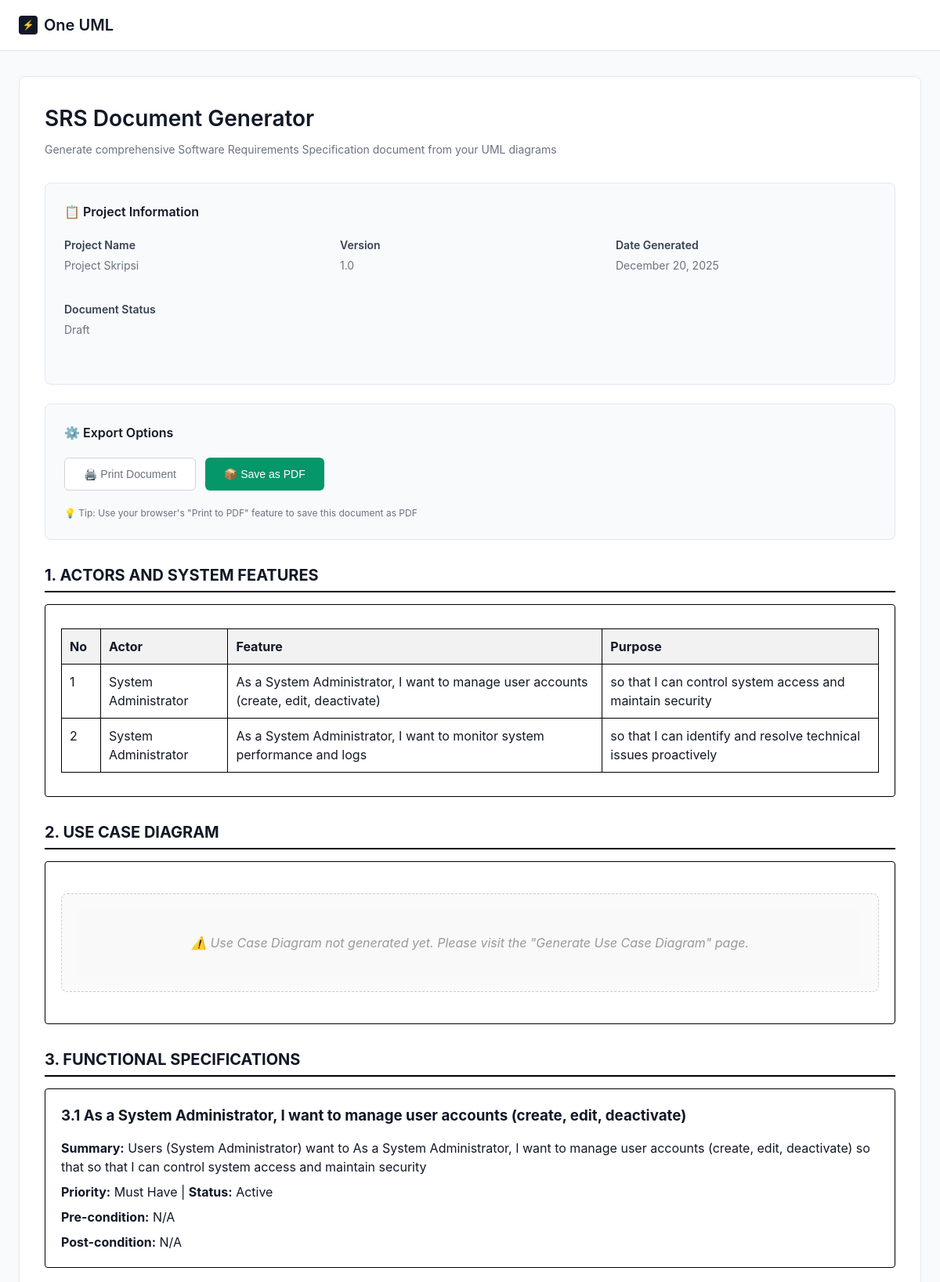
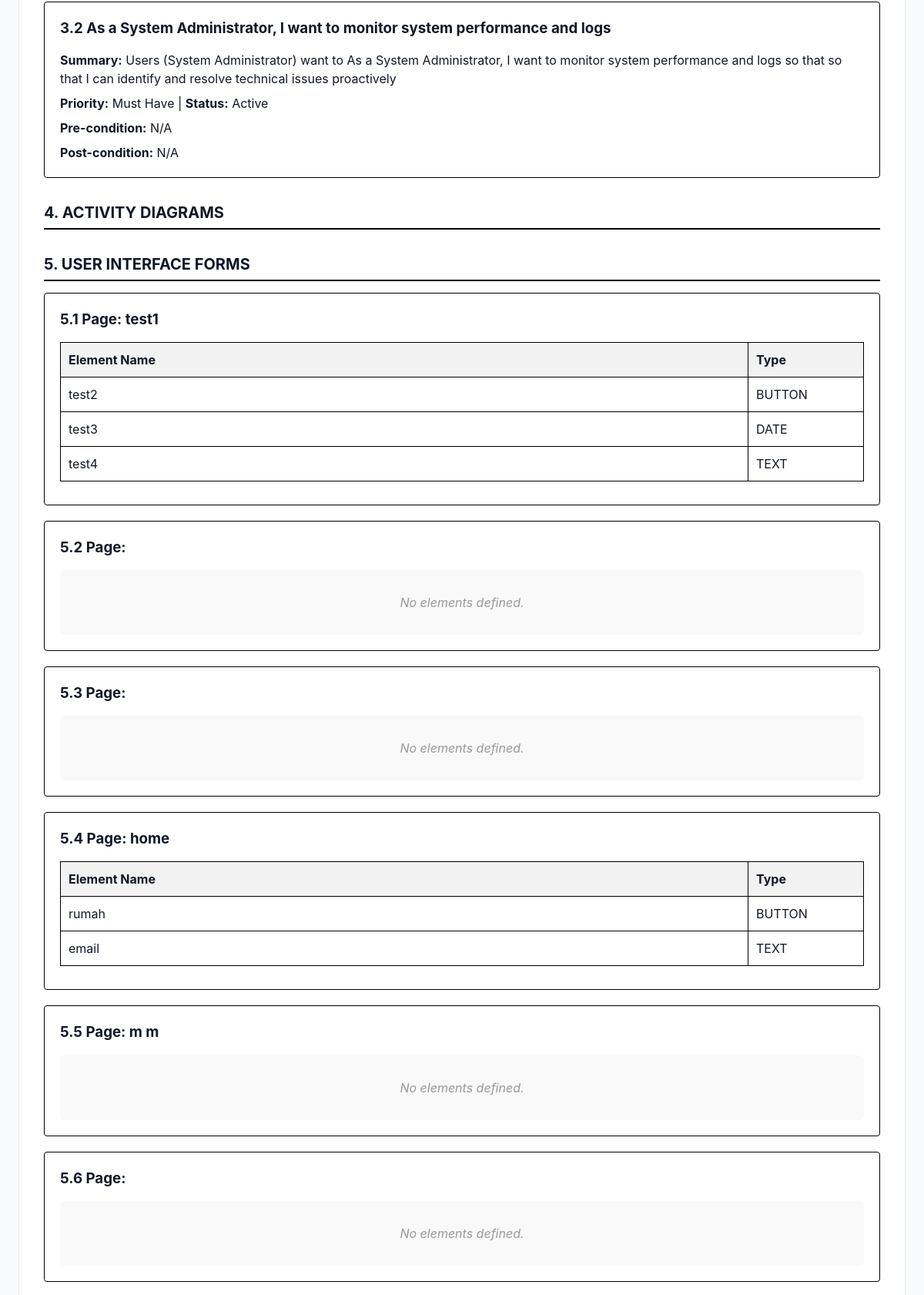
Page /generate-srs/ (upper part) on the committed database (2 pictures, top to bottom).
### main/models.py (models this page shows, shortened)
class Project(models.Model):
    id_project = models.CharField(max_length=5, primary_key=True)
    nama_project = models.CharField(max_length=100)
    deskripsi = models.CharField(max_length=100, blank=True)
    tanggal_project_dibuat = models.DateTimeField(default=timezone.now)
    tanggal_akses_terakhir = models.DateTimeField(default=timezone.now)
    pengguna = models.ForeignKey(Pengguna, on_delete=models.CASCADE, related_name='projects')

class UserStory(models.Model):
    id_userstory = models.AutoField(primary_key=True)
    gui = models.ForeignKey(GUI, on_delete=models.CASCADE, null=True, blank=True)
    input_sebagai = models.CharField(max_length=100)
    input_fitur = models.CharField(max_length=100)
    input_tujuan = models.CharField(max_length=255, null=True, blank=True)

class UseCaseSpecification(models.Model):
    id = models.AutoField(primary_key=True)
    gui = models.ForeignKey(GUI, on_delete=models.CASCADE, null=True, blank=True)
    feature_name = models.CharField(max_length=255, default="Feature")
    summary_description = models.TextField(null=True, blank=True)
    PRIORITY_CHOICES = [
        ('Must Have', 'Must Have'),
        ('Should Have', 'Should Have'),
        ('Could Have', 'Could Have'),
        ("Won't Have", "Won't Have"),
    ]
    priority = models.CharField(max_length=50, choices=PRIORITY_CHOICES, default='Must Have')
    STATUS_CHOICES = [
        ('Active', 'Active'),
        ('Inactive', 'Inactive')
    ]
    status = models.CharField(max_length=50, choices=STATUS_CHOICES, default='Active')
    input_precondition = models.TextField(null=True, blank=True)
    input_postcondition = models.TextField(null=True, blank=True)

class Page(models.Model):
    gui = models.ForeignKey(GUI, on_delete=models.CASCADE, related_name='pages')
    name = models.CharField(max_length=255)
    order = models.PositiveIntegerField()
    class Meta:
        unique_together = ('gui', 'order')
        ordering = ['order']

class Element(models.Model):
    INPUT_TYPES = [
        ("button", "Button"),
        ("text", "Text"),
        ("number", "Number"),
        ("date", "Date"),
        ("checkbox", "Checkbox"),
        ("radio", "Radio"),
        ("textarea", "Textarea"),
    ]
    page = models.ForeignKey(Page, on_delete=models.CASCADE, related_name='elements')
    name = models.CharField(max_length=255)
    input_type = models.CharField(max_length=20, choices=INPUT_TYPES)
    order = models.PositiveIntegerField()
    element_type = models.CharField(max_length=50, default="text")  # baru, bisa diisi default
    class Meta:
        db_table = 'main_inputelement'  # pastiin nyambung sama tabel SQLite lama
        unique_together = ('page', 'order')

### main/views.py (the view)
# urls.py: path('generate-srs/', views.generate_srs, name='generate_srs'),
def generate_srs(request):
    project = Project.objects.last()
    if not project:
        return HttpResponse("Data Project belum ada di database.")
    stories_qs = UserStory.objects.all().prefetch_related('scenarios')
    actors_unique = stories_qs.values_list('input_sebagai', flat=True).distinct()
    uc_obj = Usecase.objects.all().last()
    uc_url = uc_obj.hasil_usecase.url if uc_obj and uc_obj.hasil_usecase else None
    specs_qs = UseCaseSpecification.objects.all().prefetch_related('basic_paths', 'activity_diagram')
    gui_pages = Page.objects.all().prefetch_related('elements')
    sequences_qs = Sequence.objects.all()
    cd_obj = ClassDiagram.objects.all().last()
    tables_qs = ImportedTable.objects.all().prefetch_related('columns')
    context = {
        'project': project,
        'actors': actors_unique,
        'stories': stories_qs,
        'uc_url': uc_url,
        'specs': specs_qs,
        'gui_pages': gui_pages,
        'sequences': sequences_qs,
        'class_url': cd_obj.hasil_classdiagram.url if cd_obj else "",
        'tables': tables_qs,
        'today': timezone.now(),
    }
    return render(request, 'main/generate_srs.html', context)

### main/templates/main/generate_srs.html (shortened to what this page needs)
<!DOCTYPE html>
<html lang="en">
<head>
</head>
<body>
    <header>
        <div class="header-content">
            <div class="logo">
                <div class="logo-icon">
                    <span style="color: white; font-size: 12px; font-weight: bold;">⚡</span>
                </div>
                <span class="logo-text">One UML</span>
            </div>
        </div>
    </header>
    <main>
        <div class="card">
            <div style="margin-bottom: 32px;">
                <h1 style="font-size: 28px; font-weight: 600; color: #111827; margin-bottom: 8px;">SRS Document Generator</h1>
                <p style="color: #6b7280; font-size: 14px;">Generate comprehensive Software Requirements Specification document from your UML diagrams</p>
            </div>
            <div class="controls-section no-print">
                <div class="controls-title">📋 Project Information</div>
                <div class="project-info">
                    <div class="info-group">
                        <div class="info-label">Project Name</div>
                        <div class="info-value">{{ project.nama_project|default:"[Not Set]" }}</div>
                    </div>
                    <div class="info-group">
                        <div class="info-label">Version</div>
                        <div class="info-value">1.0</div>
                    </div>
                    <div class="info-group">
                        <div class="info-label">Date Generated</div>
                        <div class="info-value">{{ today|date:"F d, Y" }}</div>
                    </div>
                    <div class="info-group">
                        <div class="info-label">Document Status</div>
                        <div class="info-value">Draft</div>
                    </div>
                </div>
            </div>
            <div class="controls-section no-print">
                <div class="controls-title">⚙️ Export Options</div>
                <div class="button-group">
                    <button class="btn btn-outline" onclick="window.print()">🖨️ Print Document</button>
                    <button class="btn btn-success" onclick="window.print()">📦 Save as PDF</button>
                </div>
                <p style="color: #6b7280; font-size: 12px; margin-top: 10px;">
                    💡 Tip: Use your browser's "Print to PDF" feature to save this document as PDF
                </p>
            </div>
            <div class="section-title">1. Actors and System Features</div>
            <div class="artifact-box">
                {% if stories %}
                <table class="table">
                    <thead>
                        <tr>
                            <th style="width: 50px;">No</th>
                            <th>Actor</th>
                            <th>Feature</th>
                            <th>Purpose</th>
                        </tr>
                    </thead>
                    <tbody>
                        {% for s in stories %}
                        <tr>
                            <td>{{ forloop.counter }}</td>
                            <td>{{ s.input_sebagai }}</td>
                            <td>{{ s.input_fitur }}</td>
                            <td>{{ s.input_tujuan|default:"-" }}</td>
                        </tr>
                        {% endfor %}
                    </tbody>
                </table>
                {% else %}
                <div class="empty">⚠️ No user stories found. Please complete the "Define Actors & Features" step.</div>
                {% endif %}
            </div>
            <div class="section-title">2. Use Case Diagram</div>
            <div class="artifact-box">
                <div class="diagram">
                    {% if uc_url %}
                    <img src="{{ uc_url }}" alt="Use Case Diagram" onerror="this.style.display='none'; this.nextElementSibling.style.display='block';">
                    <div class="empty" style="display:none;">❌ Failed to load diagram</div>
                    {% else %}
                    <div class="empty">⚠️ Use Case Diagram not generated yet. Please visit the "Generate Use Case Diagram" page.</div>
                    {% endif %}
                </div>
            </div>
            <div class="section-title">3. Functional Specifications</div>
            {% if specs %}
                {% for spec in specs %}
                <div class="artifact-box">
                    <h3 style="margin-bottom: 15px;">3.{{ forloop.counter }} {{ spec.feature_name }}</h3>
                    <p style="margin-bottom: 8px;"><strong>Summary:</strong> {{ spec.summary_description|default:"N/A" }}</p>
                    <p style="margin-bottom: 8px;"><strong>Priority:</strong> {{ spec.priority }} | <strong>Status:</strong> {{ spec.status }}</p>
                    <p style="margin-bottom: 8px;"><strong>Pre-condition:</strong> {{ spec.input_precondition|default:"N/A" }}</p>
                    <p style="margin-top: 8px;"><strong>Post-condition:</strong> {{ spec.input_postcondition|default:"N/A" }}</p>
                </div>
                {% endfor %}
            {% else %}
            <div class="artifact-box">
                <div class="empty">⚠️ No specifications defined yet.</div>
            </div>
            {% endif %}
            <div class="section-title">4. Activity Diagrams</div>
            <div class="section-title">5. User Interface Forms</div>
            {% if gui_pages %}
                {% for page in gui_pages %}
                <div class="artifact-box">
                    <h3 style="margin-bottom: 15px;">5.{{ forloop.counter }} Page: {{ page.name }}</h3>
                    {% if page.elements.all %}
                    <table class="table">
                        <thead>
                            <tr>
                                <th>Element Name</th>
                                <th style="width: 150px;">Type</th>
                            </tr>
                        </thead>
                        <tbody>
                            {% for el in page.elements.all %}
                            <tr>
                                <td>{{ el.name }}</td>
                                <td>{{ el.input_type|upper }}</td>
                            </tr>
                            {% endfor %}
                        </tbody>
                    </table>
                    {% else %}
                    <div class="empty">No elements defined.</div>
                    {% endif %}
                </div>
                {% endfor %}
            {% else %}
            <div class="artifact-box">
                <div class="empty">⚠️ No GUI pages defined yet.</div>
            </div>
            {% endif %}
        </div>
    </main>
</body>
</html>

### main/templates/main/generate_srs.html (style rules this page uses)
* { margin: 0; padding: 0; box-sizing: border-box; }
body { font-family: -apple-system, BlinkMacSystemFont, 'Segoe UI', Roboto, sans-serif; background-color: #f9fafb; color: #111827; line-height: 1.5; }
header { background-color: #ffffff; border-bottom: 1px solid #e5e7eb; padding: 0 24px; }
.header-content { max-width: 1200px; margin: 0 auto; display: flex; align-items: center; justify-content: space-between; height: 64px; }
.logo { display: flex; align-items: center; gap: 8px; }
.logo-icon { width: 24px; height: 24px; background-color: #111827; border-radius: 4px; display: flex; align-items: center; justify-content: center; }
.logo-text { font-size: 20px; font-weight: 600; color: #111827; }
main { max-width: 1200px; margin: 0 auto; padding: 32px 24px; }
.card { background-color: #ffffff; border-radius: 8px; border: 1px solid #e5e7eb; padding: 32px; margin-bottom: 24px; }
.btn { padding: 12px 24px; border-radius: 6px; font-size: 14px; font-weight: 500; border: none; cursor: pointer; transition: all 0.2s ease; }
.btn-outline { background-color: #ffffff; color: #6b7280; border: 1px solid #d1d5db; }
.btn-success { background-color: #059669; color: #ffffff; }
.section-title { font-size: 20px; font-weight: bold; border-bottom: 2px solid black; margin: 30px 0 15px; padding-bottom: 5px; text-transform: uppercase; }
.artifact-box { border: 1px solid #000; padding: 20px; margin-bottom: 20px; border-radius: 4px; }
.table { width: 100%; border-collapse: collapse; margin: 10px 0; }
.table th, .table td { border: 1px solid black; padding: 10px; text-align: left; vertical-align: top; }
.table th { background: #f2f2f2; font-weight: bold; }
.diagram { text-align: center; margin: 20px 0; padding: 20px; border: 1px dashed #ccc; background: #fafafa; border-radius: 8px; }
.empty { color: #999; padding: 30px; text-align: center; font-style: italic; background: #f9f9f9; border-radius: 6px; }
.controls-section { background: #f8fafc; border-radius: 8px; padding: 24px; margin-bottom: 24px; border: 1px solid #e2e8f0; }
.controls-title { font-size: 16px; font-weight: 600; color: #111827; margin-bottom: 16px; }
.button-group { display: flex; gap: 12px; margin: 20px 0; flex-wrap: wrap; }
.project-info { display: grid; grid-template-columns: repeat(auto-fit, minmax(250px, 1fr)); gap: 20px; margin: 20px 0; }
.info-group { margin-bottom: 15px; }
.info-label { font-weight: 600; color: #374151; margin-bottom: 5px; font-size: 14px; }
.info-value { color: #6b7280; font-size: 14px; }

### rows in the picture
Project: nama_project "Project Skripsi"
UserStory: input_sebagai "System Administrator", input_fitur "As a System Administrator, I want to manage user accounts (create, edit, deactivate)", input_tujuan "so that I can control system access and maintain security"
UserStory: input_sebagai "System Administrator", input_fitur "As a System Administrator, I want to monitor system performance and logs", input_tujuan "so that I can identify and resolve technical issues proactively"
UseCaseSpecification: feature_name "As a System Administrator, I want to manage user accounts (create, edit, deactivate)", summary_description "Users (System Administrator) want to As a System Administrator, I want to manage user accounts (create, edit, deactivate) so that so that I can control system access and maintain security", priority "Must Have", status "Active", input_precondition "N/A", input_postcondition "N/A"
UseCaseSpecification: feature_name "As a System Administrator, I want to monitor system performance and logs", summary_description "Users (System Administrator) want to As a System Administrator, I want to monitor system performance and logs so that so that I can identify and resolve technical issues proactively", priority "Must Have", status "Active", input_precondition "N/A", input_postcondition "N/A"
Page: name "test1"
Element: name "test2", input_type "BUTTON"
Element: name "test3", input_type "DATE"
Element: name "test4", input_type "TEXT"
Page: shows "No elements defined."
Page: shows "No elements defined."
Page: name "home"
Element: name "rumah", input_type "BUTTON"
Element: name "email", input_type "TEXT"
Page: name "m m", shows "No elements defined."
Page: shows "No elements defined."
